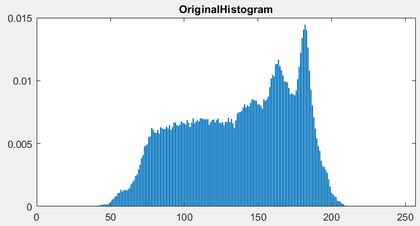
%> input picture 2/OriginalHistogram.PNG, 420 x 226 px, shrunk from 711 x 382 before the run
$ octave --eval "result = myHistEq(imread('OriginalHistogram.PNG'));"   (GNU Octave 9; MATLAB toolbox functions it lacks are replaced by stand-ins)
%> lines starting %> are read from the running program, lines starting %| are printed output that depends on the picture
function [imgHE, orgHist, heHist] = myHistEq(img)
img = rgb2gray(img);
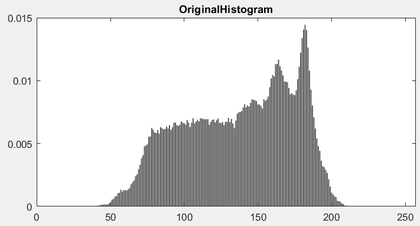
%> img: size 226x420 uint8; min 0, max 255, mean 222.2
img = uint8(img);
[rows,columns] = size(img);
%> rows = 226; columns = 420
imgHE = uint8(zeros(rows,columns));
pixelNumber = rows*columns;
%> pixelNumber = 94920
fre = zeros(256,1);
pdf = zeros(256,1);
cdf = zeros(256,1);
cummlative = zeros(256,1);
outpic = zeros(256,1);
% histrogram
for i = 1:1:rows
    for j = 1:1:columns
        val = img(i,j);
        fre(val+1) = fre(val+1)+1;
        pdf(val+1) = fre(val+1)/pixelNumber;
    end
end
%> after the loop, fre = 256 values, max 51579 at index 255, min 0 at index 14, mean 370.8; pdf = 256 values, max 0.543 at index 255, min 0 at index 14, mean 0.00391

sum =0;
intensity = 255;

for i = 1:1:size(pdf)
    sum =sum +fre(i);
    cummlative(i) = sum;
    cdf(i) = cummlative(i)/ pixelNumber;
    outpic(i) = round(cdf(i) * intensity);
end
%> this loop made 256 passes
%> sum on passes 1 to 3: 36, 43, 49
%> after the loop, cdf = 256 values from 0.000379 to 1; cummlative = 256 values from 36 to 94920; outpic = 256 values from 0 to 255; sum = 94920


for i = 1:1:rows
    for j = 1:1:columns
        imgHE(i,j) = outpic(img(i,j) + 1);
    end
end
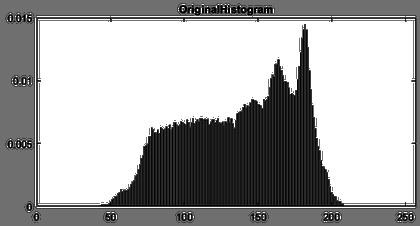
%> imgHE: size 226x420 uint8; min 0, max 255, mean 169.7
orgHist = pdf;
%> orgHist has the same summary as pdf
heHist = cdf;
%> heHist = 256 values from 0.000379 to 1
%> `result = myHistEq(imread('OriginalHistogram.PNG'));`:
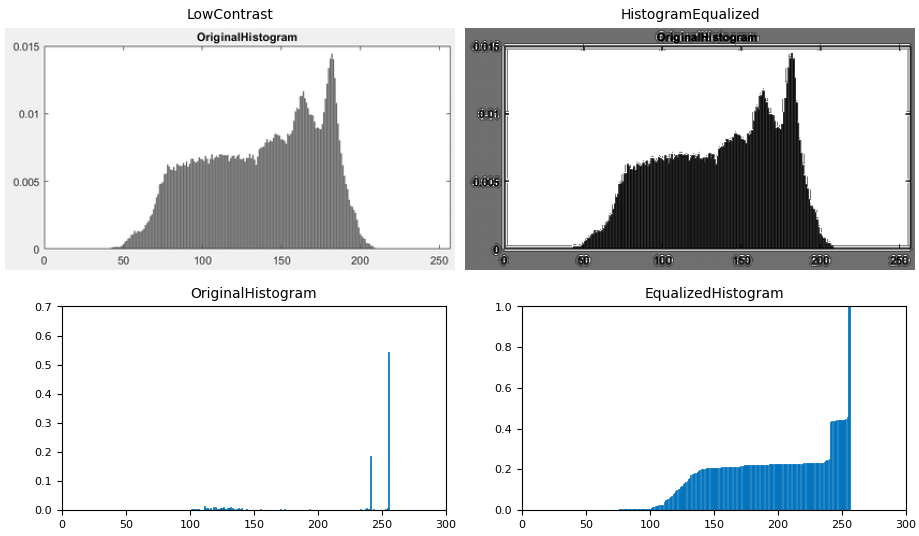
%> figure redrawn from the program's plot data, 4 panels
subplot(2,2,1),imshow(img),title('LowContrast');
subplot(2,2,2),imshow(imgHE),title('HistogramEqualized');
subplot(2,2,3),bar(pdf),title('OriginalHistogram');
subplot(2,2,4),bar(cdf),title('EqualizedHistogram');


end

$ run again, on 2/EqualizedHistogram.PNG
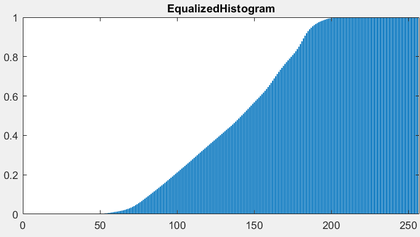
%> input picture 2/EqualizedHistogram.PNG, 420 x 237 px, shrunk from 681 x 384 before the run
%> after the loop in myHistEq, `for i = 1:1:rows`: fre = 256 values, max 40306 at index 255, min 0 at index 27, mean 388.8; pdf = 256 values, max 0.405 at index 255, min 0 at index 27, mean 0.00391
%> the loop in myHistEq, `for i = 1:1:size(pdf)` made 256 passes
%> sum on passes 1 to 3: 51, 63, 69
%> after the loop in myHistEq, `for i = 1:1:size(pdf)`: cdf = 256 values from 0.000512 to 1; cummlative = 256 values from 51 to 99540; outpic = 256 values from 0 to 255; sum = 99540
%> after the loop in myHistEq, `for i = 1:1:rows`:
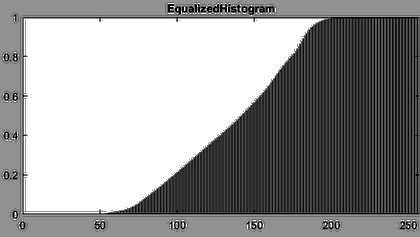
%> imgHE: size 237x420 uint8; min 0, max 255, mean 152.1
%> orgHist has the same summary as pdf
%> heHist = 256 values from 0.000512 to 1
%> `result = myHistEq(imread('OriginalHistogram.PNG'));`:
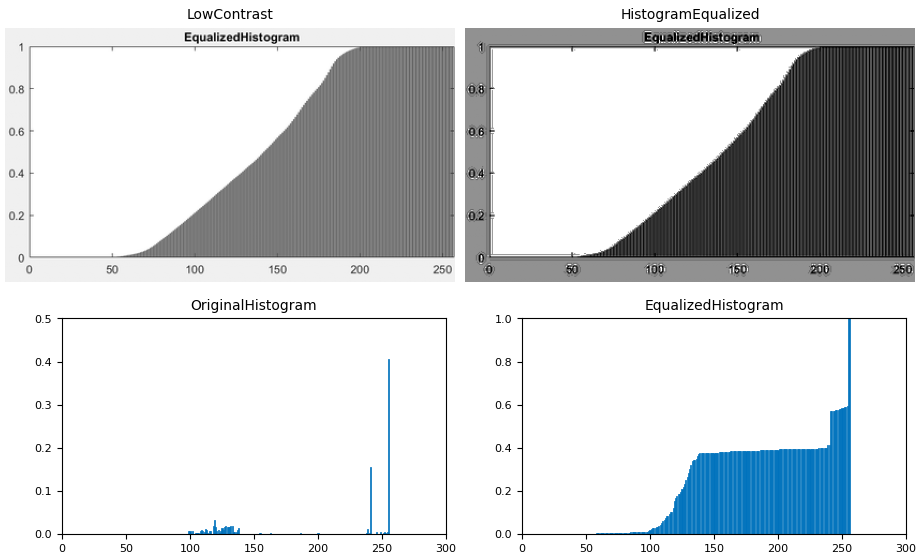
%> figure redrawn from the program's plot data, 4 panels
